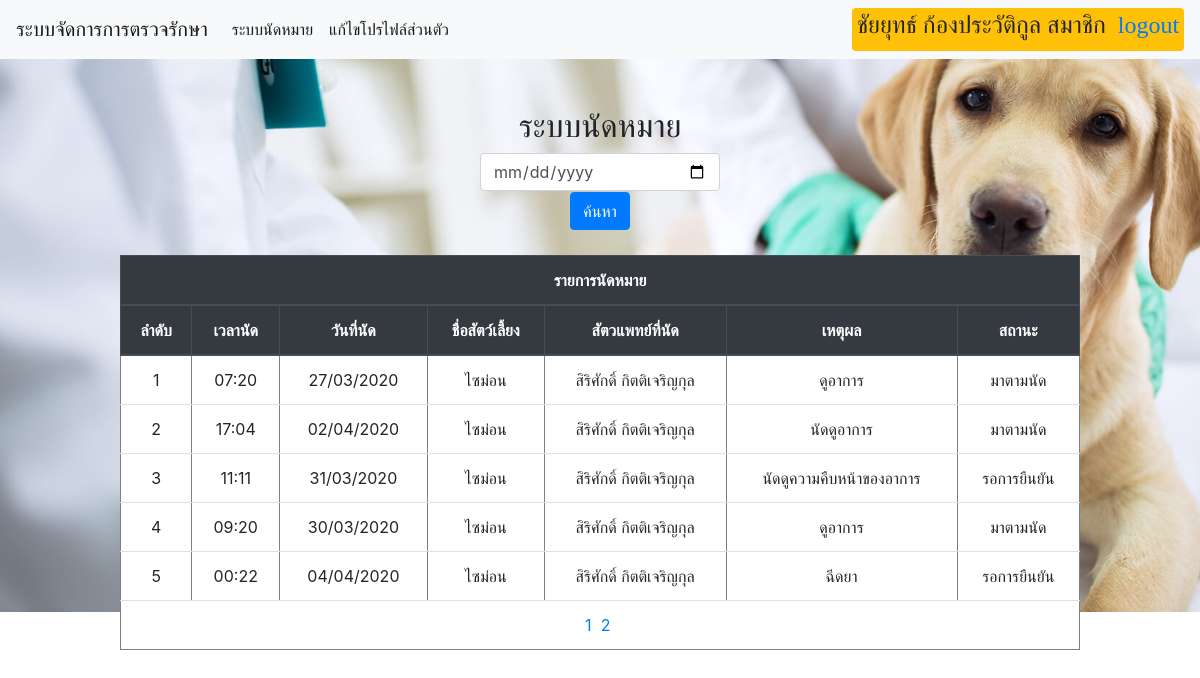
The app's page /TreatmentManagementProject/member/memberappointment.php (signed in) with its own data.
### tables this page shows
CREATE TABLE `appointment` (
  `AppointmentID` int(4) NOT NULL,
  `DateAppoint` char(10) NOT NULL,
  `TimeAppoint` char(5) NOT NULL,
  `Reason` varchar(200) NOT NULL,
  `Status` int(1) NOT NULL,
  `PetID` int(3) NOT NULL,
  `VetID` int(3) NOT NULL
);

CREATE TABLE `pet` (
  `PetID` int(3) NOT NULL,
  `Name` varchar(30) NOT NULL,
  `Species` varchar(30) NOT NULL,
  `Gender` int(1) NOT NULL,
  `birthday` char(10) NOT NULL,
  `Sterilization` int(1) NOT NULL,
  `PetTypeID` char(2) NOT NULL
);

CREATE TABLE `user` (
  `UserID` int(3) NOT NULL,
  `Username` varchar(30) NOT NULL,
  `Pwd` varchar(50) NOT NULL,
  `level` int(1) NOT NULL,
  `Status` int(1) NOT NULL,
  `Name` varchar(30) NOT NULL,
  `Surname` varchar(30) NOT NULL,
  `Hnumber` varchar(30) NOT NULL,
  `Village` varchar(30) DEFAULT NULL,
  `Alley` varchar(30) DEFAULT NULL,
  `Road` varchar(30) NOT NULL,
  `District` varchar(30) NOT NULL,
  `Canton` varchar(30) NOT NULL,
  `Province` varchar(30) NOT NULL,
  `Postnumber` char(5) NOT NULL,
  `Hpnumber` char(9) DEFAULT NULL,
  `Phonenumber` char(10) DEFAULT NULL,
  `Email` varchar(30) DEFAULT NULL
);

### TreatmentManagementProject/config/config.php (called while the page is built, shortened)
<?php
$home="../Main.php";
$memberappointment="memberappointment.php";
$membereditself="membereditself.php";
?>

### TreatmentManagementProject/mysql/connect.php (called while the page is built)
<?php
$connect = mysqli_connect($dbhost, $dbuser, $dbpass, $dbname);
mysqli_query($connect, "SET NAMES UTF8");
$result = mysqli_query($connect, $sql);
?>

### TreatmentManagementProject/member/memberappointment.php (the view, shortened to what this page needs)
<?php
require("../config/config.php");
require("../mysql/config.php");
$userid = $_SESSION['userid'];
if(!empty($_GET['wordsearch']))
{
  if(!empty($_REQUEST['page']))
  {
    $page=$_REQUEST['page'];
  }
  else
  {
    $page=1;
  }
    $pageprocess=($page*5)-5;
    $wordsearch = $_REQUEST['wordsearch'];
        $sql2="SELECT `appointmentid`, `dateappoint`, `timeappoint`, `reason`, appointment.status AS status, pet.name AS petname ,appointment.PetID AS petid, `VetID`,user.Name AS vetname,user.Surname AS vetsurname FROM `appointment`,pet,ownerpet,user WHERE pet.PetID = ownerpet.PetID and pet.PetID = appointment.PetID and appointment.PetID = ownerpet.PetID and user.UserID = appointment.VetID and ownerpet.UserID = '$userid' and dateappoint LIKE '%$wordsearch%'";
        $sql = "SELECT `appointmentid`, `dateappoint`, `timeappoint`, `reason`, appointment.status AS status, pet.name AS petname ,appointment.PetID AS petid, `VetID`,user.Name AS vetname,user.Surname AS vetsurname FROM `appointment`,pet,ownerpet,user WHERE pet.PetID = ownerpet.PetID and pet.PetID = appointment.PetID and appointment.PetID = ownerpet.PetID and user.UserID = appointment.VetID and ownerpet.UserID = '$userid' and dateappoint LIKE '%$wordsearch%' limit $pageprocess,5";
}
else
{
  if(!empty($_REQUEST['page']))
  {
    $page=$_REQUEST['page'];
  }
  else
  {
    $page=1;
  }
  $pageprocess=($page*5)-5;
  if(isset($_GET['wordsearch']))
  {
    $wordsearch = $_REQUEST['wordsearch'];
    $sql2="SELECT `appointmentid`, `dateappoint`, `timeappoint`, `reason`, appointment.status AS status, pet.name AS petname ,appointment.PetID AS petid, `VetID`,user.Name AS vetname,user.Surname AS vetsurname FROM `appointment`,pet,ownerpet,user WHERE pet.PetID = ownerpet.PetID and pet.PetID = appointment.PetID and appointment.PetID = ownerpet.PetID and user.UserID = appointment.VetID and ownerpet.UserID = '$userid' and dateappoint LIKE '%$wordsearch%'";
    $sql = "SELECT `appointmentid`, `dateappoint`, `timeappoint`, `reason`, appointment.status AS status, pet.name AS petname ,appointment.PetID AS petid, `VetID`,user.Name AS vetname,user.Surname AS vetsurname FROM `appointment`,pet,ownerpet,user WHERE pet.PetID = ownerpet.PetID and pet.PetID = appointment.PetID and appointment.PetID = ownerpet.PetID and user.UserID = appointment.VetID and ownerpet.UserID = '$userid' and dateappoint LIKE '%$wordsearch%' limit $pageprocess,5";
  }
  else
  {
  $sql2="SELECT `appointmentid`, `dateappoint`, `timeappoint`, `reason`, appointment.status AS status, pet.name AS petname ,appointment.PetID AS petid, `VetID`,user.Name AS vetname,user.Surname AS vetsurname FROM `appointment`,pet,ownerpet,user WHERE pet.PetID = ownerpet.PetID and pet.PetID = appointment.PetID and appointment.PetID = ownerpet.PetID and user.UserID = appointment.VetID and ownerpet.UserID = '$userid'";
  $sql = "SELECT `appointmentid`, `dateappoint`, `timeappoint`, `reason`, appointment.status AS status, pet.name AS petname ,appointment.PetID AS petid, `VetID`,user.Name AS vetname,user.Surname AS vetsurname FROM `appointment`,pet,ownerpet,user WHERE pet.PetID = ownerpet.PetID and pet.PetID = appointment.PetID and appointment.PetID = ownerpet.PetID and user.UserID = appointment.VetID and ownerpet.UserID = '$userid' limit $pageprocess,5";
}
}
?>
<!doctype html>
<html lang="en">
  <head>
     <link rel="stylesheet" href="https://stackpath.bootstrapcdn.com/bootstrap/4.3.1/css/bootstrap.min.css">
  </head>
  <body>
 <nav class="navbar navbar-expand-lg navbar-light bg-light">
  <a class="navbar-brand" href="<?php echo $home; ?>">ระบบจัดการการตรวจรักษา</a>
  <div class="collapse navbar-collapse" id="navbarSupportedContent">
    <ul class="navbar-nav mr-auto">
      <li class="nav-item active">
        <a class="nav-link" href="<?php echo $memberappointment; ?>">ระบบนัดหมาย <span class="sr-only">(current)</span></a>
      </li>
      <li class="nav-item active">
        <a class="nav-link" href="<?php echo $membereditself; ?>">แก้ไขโปรไฟล์ส่วนตัว <span class="sr-only">(current)</span></a>
      </li>
    </ul>
    <span class = "badge badge-warning" style="font-family: 'TH SarabunPSK';font-weight: bold;"><h4><?php echo $_SESSION['name'] . "&nbsp;สมาชิก" ."&nbsp;
    <a href = '../logout.php'>logout</a>" ?></h4></span>
  </div>
</nav>
<br><br>
<center>
<h2>ระบบนัดหมาย</h2>
<form action="memberappointment.php" method="get">
<div style="width: 20%;">
<input name="wordsearch" class="form-control" type="date" id="example-date-input" required>
    <table border="0">
    <tr>
<td><input class="btn btn-primary" type="submit" value="ค้นหา"></td>
</tr>
</table>
</div>
</form>
<br>
<div style="width: 80%;">
<table class="table table-hover" border="1" bgcolor="#FFFFFF">
<thead class="thead-dark">
   <tr bgcolor = "#d5f4e6" align="center">
    <th colspan="7">
    รายการนัดหมาย
    </th>
   </tr>
    <tr align="center">
        <th>ลำดับ</th>
        <th>เวลานัด</th>
        <th>วันที่นัด</th>
        <th>ชื่อสัตว์เลี้ยง</th>
        <th>สัตวแพทย์ที่นัด</th>
        <th>เหตุผล</th>
        <th>สถานะ</th>
    </tr>
    </thead>
        <?php
        if(empty($_REQUEST['count']))
        {
          $count = 0;
        }
        else
        {
          $count = $_REQUEST['count'];
        }
        require("../mysql/connect.php");
        while($row = mysqli_fetch_array($result))
        {
        $count++;
          echo "<tr align='center'>";
          echo "<td>$count</td>";
          echo "<td>$row[timeappoint]</td>";
          $y=substr($row['dateappoint'],0,4);
          $m=substr($row['dateappoint'],5,2);
          $d=substr($row['dateappoint'],8,2);
          echo "<td>$d/$m/$y</td>";
          echo "<td>$row[petname]</td>";
          echo "<td>$row[vetname]&nbsp;$row[vetsurname]</td>";
          echo "<td>$row[reason]</td>";
          if($row['status'] == 1)
            {
                echo "<td>มาตามนัด</td>";
            }
            else if($row['status'] == 2)
            {
                echo "<td>รอการยืนยัน</td>";
            }
            else
            {
                echo "<td>ไม่มาตามที่นัดหมายไว้</td>";
            }
        ?>
        <?php
          echo "</tr>";
        }
        ?>
        <tfoot>
        <tr><td colspan=7 align="center"><?php
        $sql=$sql2;
        require("../mysql/connect.php");
        $x=mysqli_num_rows($result);
         $count2=ceil($x/5);
         $count=0;
         for($i=1;$i<=$count2;$i++)
         {
          if(!empty($_GET['wordsearch']))
          {
           ?>
           <a href='memberappointment.php?count=<?php echo $count ?>&page=<?php echo $i ?>&wordsearch=<?php echo $_GET['wordsearch'] ?>'><?php echo $i; ?>&nbsp;</a>
           <?php
          }
          else
          {
            ?>
            <a href='memberappointment.php?count=<?php echo $count ?>&page=<?php echo $i ?>'><?php echo $i; ?>&nbsp;</a>
            <?php
          }
            $count+=5;
         }
        ?></td></tr>
        </tfoot>
</table>
</div>
</center>
  </body>
</html>

### records on screen
appointment: TimeAppoint "07:20", DateAppoint "27", DateAppoint "03", DateAppoint "2020", PetID.Name "ไซม่อน", VetID.Name "สิริศักดิ์", VetID.Surname "กิตติเจริญกุล", Reason "ดูอาการ", Status "มาตามนัด"
appointment: TimeAppoint "17:04", DateAppoint "02", DateAppoint "04", DateAppoint "2020", PetID.Name "ไซม่อน", VetID.Name "สิริศักดิ์", VetID.Surname "กิตติเจริญกุล", Reason "นัดดูอาการ", Status "มาตามนัด"
appointment: TimeAppoint "11:11", DateAppoint "31", DateAppoint "03", DateAppoint "2020", PetID.Name "ไซม่อน", VetID.Name "สิริศักดิ์", VetID.Surname "กิตติเจริญกุล", Reason "นัดดูความคืบหน้าของอาการ", Status "รอการยืนยัน"
appointment: TimeAppoint "09:20", DateAppoint "30", DateAppoint "03", DateAppoint "2020", PetID.Name "ไซม่อน", VetID.Name "สิริศักดิ์", VetID.Surname "กิตติเจริญกุล", Reason "ดูอาการ", Status "มาตามนัด"
appointment: TimeAppoint "00:22", DateAppoint "04", DateAppoint "2020", PetID.Name "ไซม่อน", VetID.Name "สิริศักดิ์", VetID.Surname "กิตติเจริญกุล", Reason "ฉีดยา", Status "รอการยืนยัน"

### other values on screen
$_SESSION['name'] "ชัยยุทธ์ ก้องประวัติกูล"
